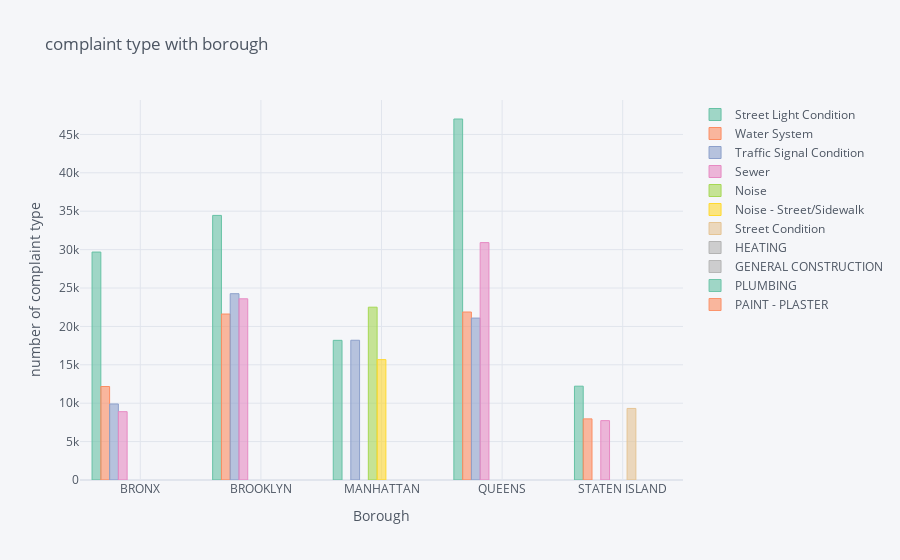

Here is the notebook cell this chart was saved with:
### Code cell
print('the data for 2006')
show(type_bor_2006)

### Figure 1 — Plotly figure (JSON) as saved in the notebook; plotly's stock layout.template omitted (floating-point values rounded to 4 significant figures)
{"data": [{"marker": {"color": "rgba(102, 194, 165, 0.6)", "line": {"color": "rgba(102, 194, 165, 1.0)", "width": 1}}, "name": "Street Light Condition", "orientation": "v", "text": "", "type": "bar", "x": ["BRONX", "BROOKLYN", "MANHATTAN", "QUEENS", "STATEN ISLAND"], "y": [29681, 34454, 18187, 47007, 12217]}, {"marker": {"color": "rgba(252, 141, 98, 0.6)", "line": {"color": "rgba(252, 141, 98, 1.0)", "width": 1}}, "name": "Water System", "orientation": "v", "text": "", "type": "bar", "x": ["BRONX", "BROOKLYN", "MANHATTAN", "QUEENS", "STATEN ISLAND"], "y": [12175, 21611, "", 21874, 7958]}, {"marker": {"color": "rgba(141, 160, 203, 0.6)", "line": {"color": "rgba(141, 160, 203, 1.0)", "width": 1}}, "name": "Traffic Signal Condition", "orientation": "v", "text": "", "type": "bar", "x": ["BRONX", "BROOKLYN", "MANHATTAN", "QUEENS", "STATEN ISLAND"], "y": [9900, 24259, 18199, 21085, ""]}, {"marker": {"color": "rgba(231, 138, 195, 0.6)", "line": {"color": "rgba(231, 138, 195, 1.0)", "width": 1}}, "name": "Sewer", "orientation": "v", "text": "", "type": "bar", "x": ["BRONX", "BROOKLYN", "MANHATTAN", "QUEENS", "STATEN ISLAND"], "y": [8896, 23594, "", 30910, 7730]}, {"marker": {"color": "rgba(166, 216, 84, 0.6)", "line": {"color": "rgba(166, 216, 84, 1.0)", "width": 1}}, "name": "Noise", "orientation": "v", "text": "", "type": "bar", "x": ["BRONX", "BROOKLYN", "MANHATTAN", "QUEENS", "STATEN ISLAND"], "y": ["", "", 22501, "", ""]}, {"marker": {"color": "rgba(255, 217, 47, 0.6)", "line": {"color": "rgba(255, 217, 47, 1.0)", "width": 1}}, "name": "Noise - Street/Sidewalk", "orientation": "v", "text": "", "type": "bar", "x": ["BRONX", "BROOKLYN", "MANHATTAN", "QUEENS", "STATEN ISLAND"], "y": ["", "", 15672, "", ""]}, {"marker": {"color": "rgba(229, 196, 148, 0.6)", "line": {"color": "rgba(229, 196, 148, 1.0)", "width": 1}}, "name": "Street Condition", "orientation": "v", "text": "", "type": "bar", "x": ["BRONX", "BROOKLYN", "MANHATTAN", "QUEENS", "STATEN ISLAND"], "y": ["", "", "", "", 9320]}, {"marker": {"color": "rgba(179, 179, 179, 0.6)", "line": {"color": "rgba(179, 179, 179, 1.0)", "width": 1}}, "name": "HEATING", "orientation": "v", "text": "", "type": "bar", "x": ["BRONX", "BROOKLYN", "MANHATTAN", "QUEENS", "STATEN ISLAND"], "y": ["", "", "", "", ""]}, {"marker": {"color": "rgba(179, 179, 179, 0.6)", "line": {"color": "rgba(179, 179, 179, 0.8999999999999999)", "width": 1}}, "name": "GENERAL CONSTRUCTION", "orientation": "v", "text": "", "type": "bar", "x": ["BRONX", "BROOKLYN", "MANHATTAN", "QUEENS", "STATEN ISLAND"], "y": ["", "", "", "", ""]}, {"marker": {"color": "rgba(102, 194, 165, 0.6)", "line": {"color": "rgba(102, 194, 165, 0.8999999999999999)", "width": 1}}, "name": "PLUMBING", "orientation": "v", "text": "", "type": "bar", "x": ["BRONX", "BROOKLYN", "MANHATTAN", "QUEENS", "STATEN ISLAND"], "y": ["", "", "", "", ""]}, {"marker": {"color": "rgba(252, 141, 98, 0.6)", "line": {"color": "rgba(252, 141, 98, 0.8999999999999999)", "width": 1}}, "name": "PAINT - PLASTER", "orientation": "v", "text": "", "type": "bar", "x": ["BRONX", "BROOKLYN", "MANHATTAN", "QUEENS", "STATEN ISLAND"], "y": ["", "", "", "", ""]}], "layout": {"legend": {"bgcolor": "#F5F6F9", "font": {"color": "#4D5663"}}, "paper_bgcolor": "#F5F6F9", "plot_bgcolor": "#F5F6F9", "title": {"font": {"color": "#4D5663"}, "text": "complaint type with borough"}, "xaxis": {"gridcolor": "#E1E5ED", "showgrid": true, "tickfont": {"color": "#4D5663"}, "title": {"font": {"color": "#4D5663"}, "text": "Borough"}, "zerolinecolor": "#E1E5ED"}, "yaxis": {"gridcolor": "#E1E5ED", "showgrid": true, "tickfont": {"color": "#4D5663"}, "title": {"font": {"color": "#4D5663"}, "text": "number of complaint type"}, "zerolinecolor": "#E1E5ED"}}}
